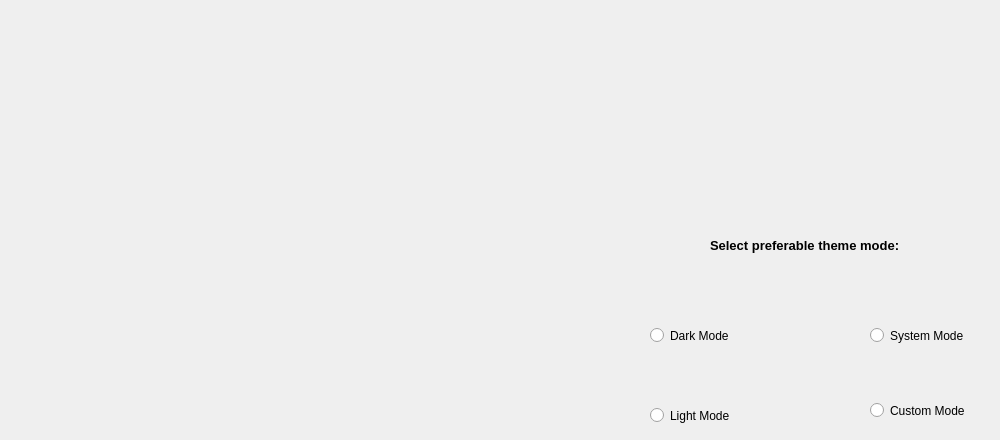
    <widget class="QWidget" name="theme_tab">
     <attribute name="title">
      <string>Themes</string>
     </attribute>
     <widget class="QLabel" name="label_29">
      <property name="geometry">
       <rect>
        <x>710</x>
        <y>220</y>
        <width>261</width>
        <height>51</height>
       </rect>
      </property>
      <property name="font">
       <font>
        <family>Segoe UI</family>
        <pointsize>10</pointsize>
        <weight>75</weight>
        <bold>true</bold>
       </font>
      </property>
      <property name="text">
       <string>Select preferable theme mode:</string>
      </property>
     </widget>
     <widget class="QRadioButton" name="DarkMode_theme_radioButton">
      <property name="geometry">
       <rect>
        <x>650</x>
        <y>320</y>
        <width>111</width>
        <height>31</height>
       </rect>
      </property>
      <property name="text">
       <string>Dark Mode</string>
      </property>
     </widget>
     <widget class="QRadioButton" name="LightMode_theme_radioButton">
      <property name="geometry">
       <rect>
        <x>650</x>
        <y>400</y>
        <width>111</width>
        <height>31</height>
       </rect>
      </property>
      <property name="text">
       <string>Light Mode</string>
      </property>
     </widget>
     <widget class="QRadioButton" name="Custom_theme_radioButton">
      <property name="geometry">
       <rect>
        <x>870</x>
        <y>400</y>
        <width>111</width>
        <height>21</height>
       </rect>
      </property>
      <property name="text">
       <string>Custom Mode</string>
      </property>
     </widget>
     <widget class="QRadioButton" name="System_theme_radioButton">
      <property name="geometry">
       <rect>
        <x>870</x>
        <y>320</y>
        <width>121</width>
        <height>31</height>
       </rect>
      </property>
      <property name="text">
       <string>System Mode</string>
      </property>
     </widget>
    </widget>
